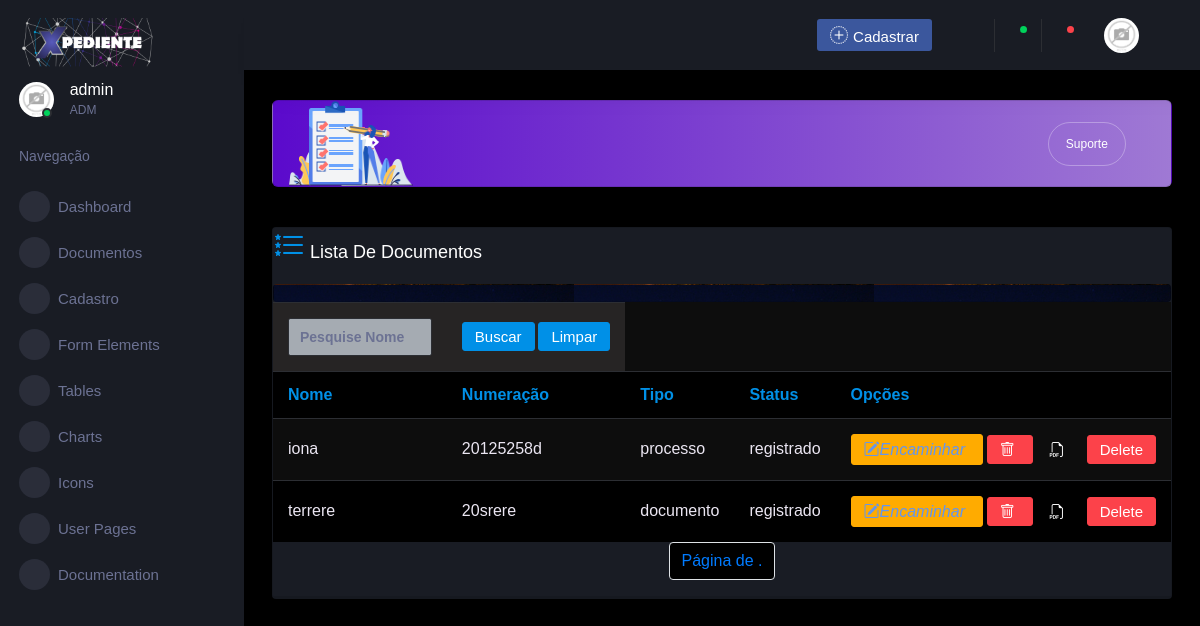
Page /documento_lista/ (signed in) on the earlier database version.
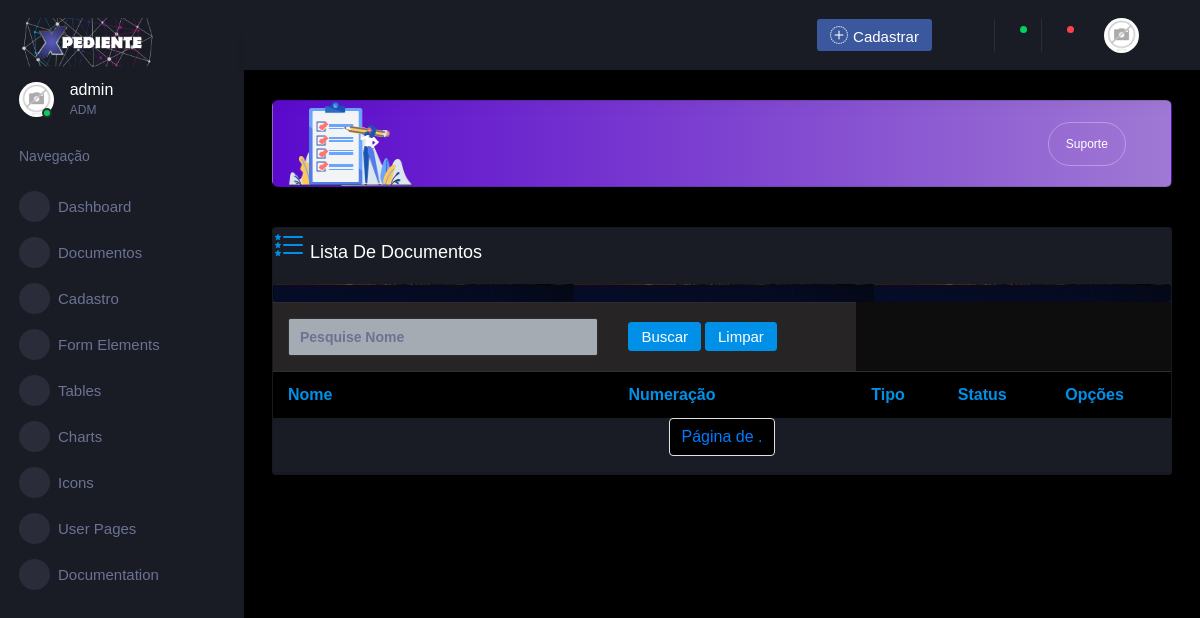
Same page on the later database version.
### App/models.py (models this page shows, shortened)
class Documento(models.Model):
    nome = models.CharField(max_length=60, blank=False, unique=True, null=True, verbose_name='Nome')
    tipo = models.CharField(max_length=15, blank=False, null=True, verbose_name='Tipo',
        choices=(
                ( 'processo' ,  'Processo' ),
                ( 'requerimeto' ,  'Requerimento' ),
                ( 'ata' ,  'Ata' ),
                ( 'ci' ,  'Ci' ),
                ( 'documento' ,  'Documento' ),
            ))
    numeracao = models.CharField(max_length=15, blank=False, unique=True, null=True, verbose_name='Numeração')
    ano = models.CharField(max_length=15,  blank=False, null=True, verbose_name='Ano')
    assunto = models.TextField(max_length=15, blank=True, null=True, verbose_name='Assunto')
    datainicial = models.DateTimeField(max_length=15, blank=True, null=True, verbose_name='Data Inicial')
    prefeitura = models.ForeignKey(Prefeitura, on_delete=models.CASCADE, verbose_name='Prefeitura')
    secretaria = models.ForeignKey(Secretaria, on_delete=models.CASCADE, verbose_name='Secretária')
    setor = models.ForeignKey(Setor, on_delete=models.CASCADE, verbose_name='Setor')
    status =models.CharField(max_length=10, blank=False, null=True, verbose_name='Status',
        choices=(
                ( 'registrado' ,  'Registrado' ),
                ( 'enviado' ,  'Enviado' ),
                ( 'recebido' ,  'Recebido' ),
            ))
    anexo = models.FileField(upload_to='anexo/', null=True , blank=True, verbose_name='Anexo')
    data_envio = models.DateTimeField(null=True, blank=True)
    data_recebimento = models.DateTimeField(null=True, blank=True)
    criadopor = models.ForeignKey(User, on_delete=models.PROTECT)
    origem = models.ForeignKey(User, on_delete=models.CASCADE, related_name='documentos_enviados')
    destino = models.ForeignKey(User, on_delete=models.CASCADE, related_name='documentos_recebidos')

### App/views.py (the view)
# urls.py: path('documento_lista/', DocumentoLista.as_view(), name='documento_lista'),
class DocumentoLista(LoginRequiredMixin,ListView):
    login_url = reverse_lazy('login')
    model = Documento
    context_object_name = 'documentos'
    template_name='pages/documento/documentolista.html'
    paginate_by = 0
    def get_queryset(self):
        txt_numeracao = self.request.GET.get('nome')
        status = self.request.GET.get('status')
        if txt_numeracao:
             documento =Documento.objects.filter(nome__icontains=txt_numeracao)
             return documento
        if status:
            documento = Documento.objects.filter(status=status)
            return documento
        else:
            documento = Documento.objects.all()
        return documento
    def get_context_data(self, *args, **kwargs):
        context = super().get_context_data(*args, **kwargs)
        context.update(Home.as_view()(self.request).context_data)
        context['titulo'] = 'Registrando Documento'
        context['botao'] = 'Criar'
        context['descri'] = 'Registro de Documento.'
        return context

### App/views.py (called while the page is built)
    def get_context_data(self, **kwargs): #puxar conteudo para html
        context = super().get_context_data(**kwargs)
        context['num_prefeitura'] = Prefeitura.objects.count()
        context['num_secretaria'] = Secretaria.objects.count()
        context['num_setor'] = Setor.objects.count()
        context['num_colaborador'] = Colaborador.objects.count()
        data = datetime.date.today()
        hora = (datetime.datetime.now())
        horaint = int(hora.strftime('%H'))
        print( '....................Hoje é Dia : ',data, '....................')
        print(hora)
        print('Hora:',horaint)
        if horaint <= 12:
            msg = "Bom Dia"
        if horaint >= 12:
            msg = "Boa Tarde"
        if horaint >= 18:
            msg = "Boa Noite"
        context["msg"] = msg
        context["data"] = data
        return context

### App/templates/pages/documento/documentolista.html (shortened to what this page needs)
{% extends 'pages/base/modelo.html' %}
{% load static %}
{%block conteudo%}
<div class="card ">
    <h4 class="card-title"><i class="bi bi-list-stars" style="font-size: 2rem; color: #0090e7;"></i> Lista de Documentos</h4>
    <div class="card bg-pri align-content-center text-align-items-center">
      </div>
    <div class="table-responsive-lg w-100">
        <table class="table table-striped w-90 bg-gradient-dark" >
            <tr class="w-100">
            <form class="nav-link mt-2 mt-md-0 d-none d-lg-flex w-100 search " action="?" method="GET">
                <tr style="background: #262424;">
                   <th><input type="text" name="nome" id="" value="{{request.GET.nome}}" class="form-control"   autocomplete="on" placeholder="Pesquise Nome"></th>
                <th>
                    <button class="btn btn-primary" id="button" type="submit">Buscar</button>
                    <a class="btn btn-primary" href="{% url 'colaborador_lista'%}">Limpar</a>
                </th>
            </tr>
            </form>
        </tr>
            <tr>
                <th style="font-size: 1rem; color: #0090e7;" ><strong>Nome</strong> </th>
                <th style="font-size: 1rem; color: #0090e7;" ><strong>Numeração</strong> </th>
                <th style="font-size: 1rem; color: #0090e7;" ><strong>Tipo</strong> </th>
                <th style="font-size: 1rem; color: #0090e7;" ><strong>Status</strong> </th>
                <th style="font-size: 1rem; color: #0090e7;" ><strong>Opções</strong> </th>
            </tr>
            {%for documento in documentos %}
            {% if documento.status == 'registrado' %}
            <tr style="margin: 20px;">
                <td style="font-size: 1rem; color: #ebe6f2; margin-left: 80px;">{{documento.nome}}</td>
                <td style="font-size: 1rem; color: #ebe6f2; margin-left: 80px;">{{documento.numeracao}}</td>
                <td style="font-size: 1rem; color: #ebe6f2; ">{{documento.tipo}}</td>
                <td style="font-size: 1rem; color: #ebe6f2; margin-left: 80px;">{{documento.status}}</td>
                <td>
                    <a href="{% url 'mover_documento' documento.id %}"class="btn btn-warning", title='Enviar'><i class="bi bi-pencil-square" style="font-size: 1rem; color: cornflowerblue;">Encaminhar</i></a>
                    <a href=""class="btn btn-danger", title='Deletar'  ><i class="bi bi-trash"></i></a>
                    <a href=""class="btn btn-bg-success", title='pdf'  ><i class="bi bi-filetype-pdf"></i></a>
                    <button type="button" class="btn btn-danger" data-toggle="modal" data-target="#deleteModal">
                        Delete
                      </button>
                </td>
                {% endif %}
                 </tr>
                {%empty%}
                <tr>
                <td>Nenhum Setor Registrado</td>
                </tr>
            {%endfor%}
        </table>
        <ul class="pagination justify-content-center">
            <li class="page-item">
                <span class="page-link">Página {{ page_obj.number }} de {{ page_obj.paginator.num_pages }}.</span>
            </li>
        </ul>
</div>
  {% endblock conteudo%}

Differences in the rows shown:
no longer on this page (row edited): Documento: nome "iona", numeracao "20125258d", tipo "processo", status "registrado"
no longer on this page (row edited): Documento: nome "terrere", numeracao "20srere", tipo "documento", status "registrado"
